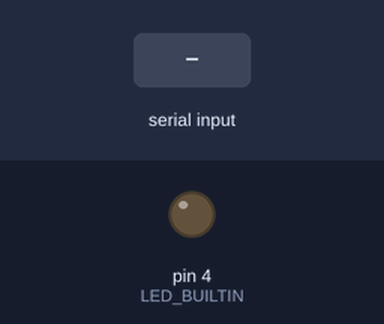
The sketch below on a simulated Arduino Uno, built with avr-gcc and run on an emulated ATmega328P. Parts: output pins drawn as LEDs (lit = HIGH). Inputs (shaded band) come from the test bench.

Above: at 1.2 s.
1.3 s: "c" received over Serial
At 1.8 s:
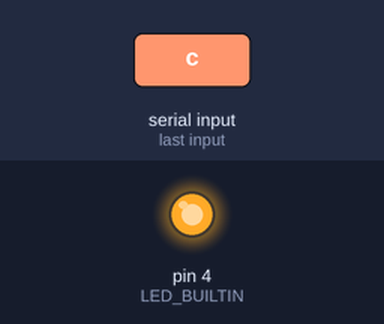
2.8 s: "a" received over Serial
At 4.1 s:
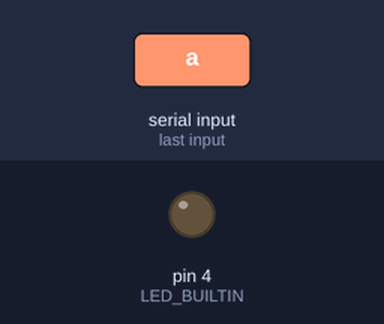
Timing chart, 0 to 5.8 s (numbered marks = the images above; inputs shaded):
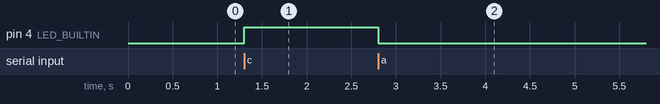

Measured:
- after the input at 1.3 s, pin 4 (LED_BUILTIN): LOW → HIGH at once
- after the input at 2.8 s, pin 4 (LED_BUILTIN): HIGH → LOW at once

The sketch:

8-2-5.ino
```cpp
#define LED_BUILTIN 4


void setup() {
  Serial.begin(9600);

}

void loop() {
  if(Serial.available() > 0 )
  {
    char sData = Serial.read();
    if(sData =='a') analogWrite(LED_BUILTIN,10);
    else if(sData == 'b') analogWrite(LED_BUILTIN,127);
    else if(sData == 'c') analogWrite(LED_BUILTIN,255);


  }
}
```
